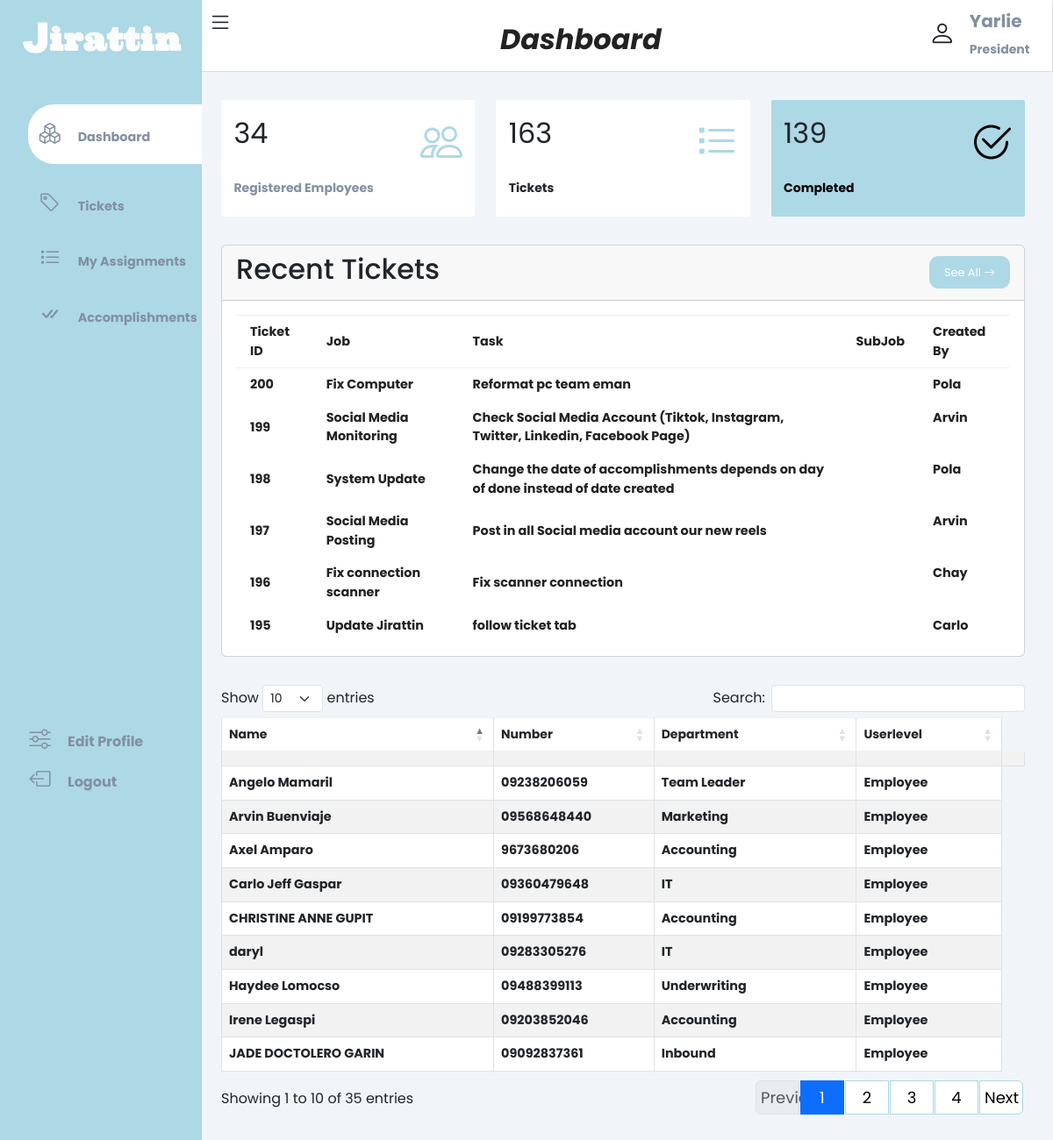
/dashboard.php (signed in), run on the app's committed database.
### tables this page shows
CREATE TABLE `tblemployee` (
  `employee_id` int NOT NULL,
  `employee_name` varchar(100) NOT NULL,
  `employee_nickname` varchar(45) NOT NULL,
  `employee_email` varchar(100) NOT NULL,
  `employee_number` text NOT NULL,
  `employee_password` varchar(100) NOT NULL,
  `department_id` int NOT NULL,
  `userlevel_id` int NOT NULL
);

CREATE TABLE `tbldepartment` (
  `department_id` int NOT NULL,
  `department` varchar(45) NOT NULL
);

CREATE TABLE `tblticket` (
  `ticket_id` int NOT NULL,
  `ticketstatus_id` int NOT NULL,
  `job_id` int NOT NULL,
  `subjob_id` int NOT NULL,
  `task` varchar(255) NOT NULL,
  `note` varchar(45) NOT NULL,
  `assign_id` int NOT NULL COMMENT 'tblemployee.employee_id',
  `employee_id` int NOT NULL,
  `date_created` datetime DEFAULT NULL,
  `lastmodified` int NOT NULL,
  `date_accepted` datetime NOT NULL,
  `duration_start` datetime NOT NULL,
  `duration_end` datetime NOT NULL,
  `deadline_start` datetime NOT NULL,
  `deadline_end` datetime NOT NULL
);

CREATE TABLE `tbljob` (
  `job_id` int NOT NULL,
  `department_id` int NOT NULL,
  `job` varchar(255) NOT NULL
);

CREATE TABLE `tbluser_level` (
  `userlevel_id` int NOT NULL,
  `user_level` varchar(45) NOT NULL
);

### dashboard.php (the view, shortened to what this page needs)
<?php
function total_employee()
{
    $conn = open_connection();
    $sql = "SELECT COUNT(*) AS total FROM tblemployee";
    $result = $conn->query($sql);
    if ($result->num_rows > 0) {
        $row = $result->fetch_assoc();
        $totalEmployees = $row["total"];
    } else {
        $totalEmployees = 0;
    }
    return $totalEmployees;
}
function total_tickets()
{
    $userlevel_id = $_SESSION['userlevel_id'];
    $employee_id = $_SESSION['employee_id'];
    $where  = "";
    if ($userlevel_id == 1) {
        $where  = "";
    } else {
        $where  = " AND tblticket.employee_id = '$employee_id'";
    }
    $conn = open_connection();
    $sql = "SELECT COUNT(*) AS total FROM tblticket WHERE 1 $where";
    $result = $conn->query($sql);
    if ($result->num_rows > 0) {
        $row = $result->fetch_assoc();
        $totalTickets = $row["total"];
    } else {
        $totalTickets = 0;
    }
    return $totalTickets;
}
function load_recent_ticket()
{
    $conn = open_connection();
    $userlevel_id = $_SESSION['userlevel_id'];
    $employee_id = $_SESSION['employee_id'];
    $where  = "";
    if ($userlevel_id == 1) {
        $where  = "";
    } else {
        $where  = " AND tblticket.employee_id = '$employee_id'";
    }
    $recentQuery = "SELECT tblticket.ticket_id, tbljob.job, tblticket.task, tblsub_job.subjob, tblassign.employee_nickname AS assign_nickname,
    tblemployee.employee_name, tblticket_status.ticketstatus FROM tblticket
    LEFT JOIN tbljob ON tblticket.job_id = tbljob.job_id
    LEFT JOIN tblsub_job ON tblticket.subjob_id = tblsub_job.subjob_id
    LEFT JOIN tblemployee AS tblassign ON tblticket.assign_id = tblassign.employee_id
    LEFT JOIN tblemployee ON tblticket.employee_id = tblemployee.employee_id
    LEFT JOIN tblticket_status ON tblticket.ticketstatus_id = tblticket_status.ticketstatus_id
    WHERE 1 $where
    ORDER BY tblticket.ticket_id DESC LIMIT 6";
    $result = mysqli_query($conn, $recentQuery);
    return $result;
}
function load_employee_list()
{
    $conn = open_connection();
    $userlevel_id = $_SESSION['userlevel_id'];
    $employee_id = $_SESSION['employee_id'];
    $where  = "";
    if ($userlevel_id == 1) {
        $where  = "";
    } else {
        $where  = " AND tblemployee.employee_id = '$employee_id'";
    }
    $showEmployee = "SELECT tblemployee.employee_name, tblemployee.employee_nickname, tblemployee.employee_number,
    tbldepartment.department, tbluser_level.user_level FROM tblemployee
    LEFT JOIN tbldepartment ON tblemployee.department_id = tbldepartment.department_id
    LEFT JOIN tbluser_level ON tblemployee.userlevel_id = tbluser_level.userlevel_id
    WHERE 1 $where
    ORDER BY tblemployee.employee_id ASC";
    $result = mysqli_query($conn, $showEmployee);
    return $result;
}
?>
<!DOCTYPE html>
<html lang="en">
<head>
    <link href="css/style.css" rel="stylesheet">
    <link rel="stylesheet" href="https://cdn.jsdelivr.net/npm/bootstrap@5.3.0/dist/css/bootstrap.min.css">
    <link rel="stylesheet" href="https://cdn.jsdelivr.net/npm/@fortawesome/fontawesome-free@6.2.1/css/fontawesome.min.css">
    <link rel="stylesheet" href="https://cdn.jsdelivr.net/npm/bootstrap-icons@1.10.2/font/bootstrap-icons.css">
    <link rel="stylesheet" type="text/css" href="https://cdn.datatables.net/1.13.6/css/dataTables.bootstrap5.min.css">
</head>
<body>
    <?php include "sidebar.php"; ?>
    <div class="main-content">
        <?php include "header.php"; ?>
        <main>
            <div class="cards">
                <div class="card-single">
                    <div>
                        <?php echo total_employee(); ?>
                        <span>Registered Employees</span>
                    </div>
                    <div>
                        <span class="bi bi-people"></span>
                    </div>
                </div>
                <div class="card-single">
                    <div>
                        <?php echo total_tickets(); ?>
                        <span>Tickets</span>
                    </div>
                    <div>
                        <span class="bi bi-list-task"></span>
                    </div>
                </div>
                <div class="card-single">
                    <div>
                        <?php
                        $userlevel_id = $_SESSION['userlevel_id'];
                        $employee_id = $_SESSION['employee_id'];
                        $where  = "";
                        if ($userlevel_id == 1) {
                            $where  = "";
                        } else {
                            $where  = " AND tblticket.employee_id = '$employee_id'";
                        }
                        $sql = "SELECT COUNT(*) AS total FROM tblticket
                        WHERE 1 $where AND ticketstatus_id = 4";
                        $result = $conn->query($sql);
                        if ($result->num_rows > 0) {
                            $row = $result->fetch_assoc();
                            $totalTicketsdone = $row["total"];
                        } else {
                            $totalTicketsdone = 0;
                        }
                        echo $totalTicketsdone;
                        ?>
                        <span>Completed
                        </span>
                    </div>
                    <div>
                        <span class="bi bi-check2-circle"></span>
                    </div>
                </div>
            </div>
            <div class="recent-grid">
                <div class="ticketsss">
                    <div class="card">
                        <div class="card-header">
                            <h2>Recent Tickets</h2>
                            <a href="ticketlist.php"><button>See All <span class="bi bi-arrow-right"></span></button></a>
                        </div>
                        <div class="card-body">
                            <table>
                                <thead>
                                    <tr>
                                        <td>Ticket ID</td>
                                        <td>Job</td>
                                        <td>Task</td>
                                        <td>SubJob</td>
                                        <td>Created By</td>
                                    </tr>
                                </thead>
                                <tbody>
                                    <?php
                                    $result = load_recent_ticket();
                                    if ($result) {
                                        while ($row = mysqli_fetch_assoc($result)) {
                                            echo "<tr>
                                                    <td>" . $row['ticket_id'] . "</td>
                                                    <td>" . $row['job'] . "</td>
                                                    <td>" . $row['task'] . "</td>
                                                    <td>" . $row['subjob'] . "</td>
                                                    <td>" . $row['assign_nickname'] . "</td>
                                                </tr>";
                                        }
                                    } else {
                                        echo "<tr><td colspan='12'>No tickets found.</td></tr>";
                                    }
                                    ?>
                                </tbody>
                            </table>
                        </div>
                    </div>
                </div>
            </div>
            <div class="employee-list">
                <div class="employeesss">
                    <div class="card-body">
                        <div class="table-responsive">
                            <table class="table table-bordered table-striped" id="employeelist">
                                <thead>
                                    <tr>
                                        <th>Name</th>
                                        <th>Number</th>
                                        <th>Department</th>
                                        <th>Userlevel</th>
                                    </tr>
                                </thead>
                                <tbody>
                                    <?php
                                    $result = load_employee_list();
                                    if ($result) {
                                        while ($row = mysqli_fetch_assoc($result)) {
                                            echo "<tr>
                                                <td>" . $row['employee_name'] . "</td>
                                                <td>" . $row['employee_number'] . "</td>
                                                <td>" . $row['department'] . "</td>
                                                <td>" . $row['user_level'] . "</td>
                                            </tr>";
                                        }
                                    } else {
                                        echo "<tr><colspan='5'>No Employee found.</tr>>";
                                    }
                                    ?>
                                    <tr>
                                        <td></td>
                                        <td></td>
                                        <td></td>
                                        <td></td>
                                        <td></td>
                                    </tr>
                                </tbody>
                            </table>
                        </div>
                    </div>
                </div>
            </div>
        </main>
</body>
</html>

### header.php (shortened to what this page needs)
<?php
if (isset($_SESSION["employee_nickname"])) {
    $userNickname = $_SESSION["employee_nickname"];
    $conn = open_connection();
    $query = "SELECT tblemployee.employee_nickname, tbldepartment.department FROM tblemployee
    LEFT JOIN tbldepartment ON tblemployee.department_id = tbldepartment.department_id
    WHERE employee_nickname = '$userNickname'";
    $result = mysqli_query($conn, $query);
    if ($result && mysqli_num_rows($result) > 0) {
        $row = mysqli_fetch_assoc($result);
        $userFullName = $row["employee_nickname"];
        $userDepartment = $row["department"];
    } else {
        $userFullName = "Guest";
        $userDepartment = "Unknown Department";
    }
} else {
    $userFullName = "Guest";
    $userDepartment = "Unknown Department";
}
?>
<header>
    <label for="nav-toggle">
        <span class="bi bi-list"></span>
    </label>
    <h2 id="page-title">Dashboard</h2>
    <div class="user-wrapper">
        <span class="bi bi-person"></span>
        <div>
            <h5><?php echo $userFullName; ?></h5>
            <small><?php echo $userDepartment; ?></small>
        </div>
    </div>
</header>

### data on the page
tblemployee: employee_nickname "Yarlie", department.department "President"
tblticket: ticket_id "200", job.job "Fix Computer", task "Reformat pc team eman", employee.employee_nickname "Pola"
tblticket: ticket_id "199", job.job "Social Media Monitoring", task "Check Social Media Account (Tiktok, Instagram, Twitter, Linkedin, Facebook Page)", employee.employee_nickname "Arvin"
tblticket: ticket_id "198", job.job "System Update", task "Change the date of accomplishments depends on day of done instead of date created", employee.employee_nickname "Pola"
tblticket: ticket_id "197", job.job "Social Media Posting", task "Post in all Social media account our new reels", employee.employee_nickname "Arvin"
tblticket: ticket_id "196", job.job "Fix connection scanner", task "Fix scanner connection", tblemployee.employee_nickname "Chay"
tblticket: ticket_id "195", job.job "Update Jirattin", task "follow ticket tab", tblemployee.employee_nickname "Carlo"
tblemployee: employee_name "Arvin Buenviaje", employee_number "09568648440", department.department "Marketing", userlevel.user_level "Employee"
tblemployee: employee_name "CHRISTINE ANNE GUPIT", employee_number "09199773854", department.department "Accounting", userlevel.user_level "Employee"
tblemployee: employee_name "JADE DOCTOLERO GARIN", employee_number "09092837361", department.department "Inbound", userlevel.user_level "Employee"
tblemployee: employee_name "Axel Amparo", employee_number "9673680206", department.department "Accounting", userlevel.user_level "Employee"
tblemployee: employee_name "Irene Legaspi", employee_number "09203852046", department.department "Accounting", userlevel.user_level "Employee"
tblemployee: employee_name "Carlo Jeff Gaspar", employee_number "09360479648", department.department "IT", userlevel.user_level "Employee"
tblemployee: employee_name "Haydee Lomocso", employee_number "09488399113", department.department "Underwriting", userlevel.user_level "Employee"
tblemployee: employee_name "Angelo Mamaril", employee_number "09238206059", department.department "Team Leader", userlevel.user_level "Employee"
tblemployee: employee_name "daryl", employee_number "09283305276", department.department "IT", userlevel.user_level "Employee"

### other printed values
total_employee() "34"
total_tickets() "163"
$totalTicketsdone "139"
